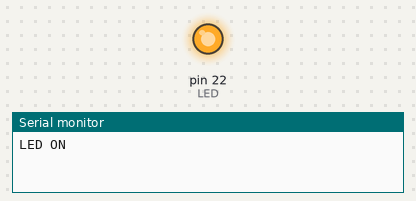
A sketch run on a simulated Arduino Mega 2560, built with avr-gcc and run on an emulated ATmega2560. Parts: output pins drawn as LEDs (lit = HIGH), the last lines printed to the serial monitor.

Above: at 1.0 s.
At 3.0 s:
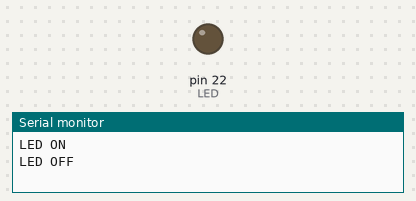
Timing chart, 0 to 5.2 s (numbered marks = the images above):
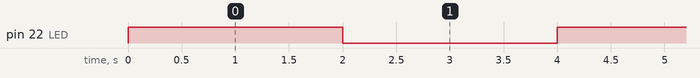

Measured:
- by itself, pin 22 (LED): alternates HIGH for 2.0 s and LOW for 2.0 s

The sketch:

day2_assignment_1.ino
```cpp
const int LED = 22;
void setup() {
  // put your setup code here, to run once:
pinMode(LED,OUTPUT);
Serial.begin(115200);

}

void loop() {
  // put your main code here, to run repeatedly:
digitalWrite(LED,HIGH);
Serial.println("LED ON\n");
delay(2000);

digitalWrite(LED,LOW);
Serial.println("LED OFF\n");
delay(2000);
}
```
